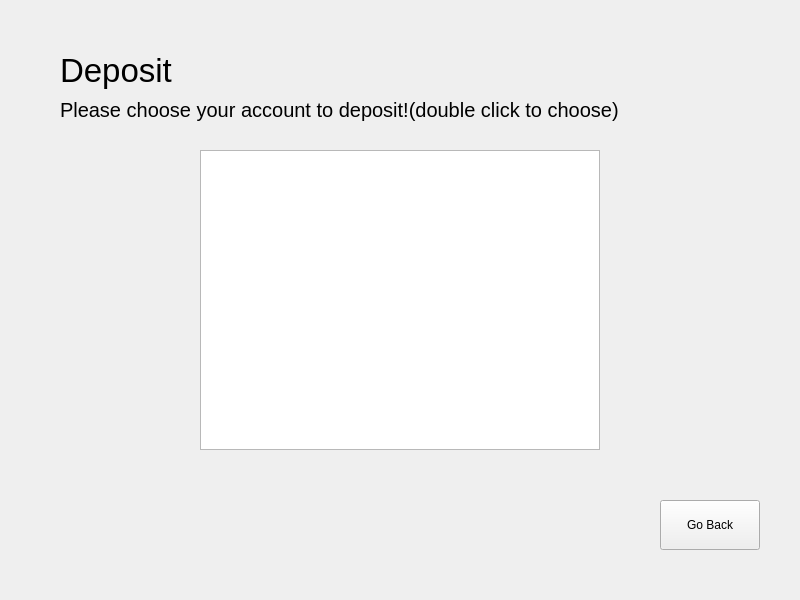
<?xml version="1.0" encoding="UTF-8"?>
<ui version="4.0">
 <class>DepositAccount</class>
 <widget class="QWidget" name="DepositAccount">
  <property name="geometry">
   <rect>
    <x>0</x>
    <y>0</y>
    <width>800</width>
    <height>600</height>
   </rect>
  </property>
  <property name="font">
   <font>
    <family>Arial</family>
   </font>
  </property>
  <property name="windowTitle">
   <string>Form</string>
  </property>
  <widget class="QPushButton" name="goBackButton">
   <property name="geometry">
    <rect>
     <x>660</x>
     <y>500</y>
     <width>100</width>
     <height>50</height>
    </rect>
   </property>
   <property name="text">
    <string>Go Back</string>
   </property>
  </widget>
  <widget class="QLabel" name="label">
   <property name="geometry">
    <rect>
     <x>60</x>
     <y>40</y>
     <width>421</width>
     <height>60</height>
    </rect>
   </property>
   <property name="font">
    <font>
     <family>Arial</family>
     <pointsize>25</pointsize>
    </font>
   </property>
   <property name="text">
    <string>Deposit</string>
   </property>
   <property name="alignment">
    <set>Qt::AlignmentFlag::AlignLeading|Qt::AlignmentFlag::AlignLeft|Qt::AlignmentFlag::AlignVCenter</set>
   </property>
  </widget>
  <widget class="QListWidget" name="accountList">
   <property name="geometry">
    <rect>
     <x>200</x>
     <y>150</y>
     <width>400</width>
     <height>300</height>
    </rect>
   </property>
  </widget>
  <widget class="QLabel" name="message">
   <property name="geometry">
    <rect>
     <x>60</x>
     <y>90</y>
     <width>571</width>
     <height>40</height>
    </rect>
   </property>
   <property name="font">
    <font>
     <family>Arial</family>
     <pointsize>15</pointsize>
    </font>
   </property>
   <property name="text">
    <string>Please choose your account to deposit!(double click to choose)</string>
   </property>
  </widget>
 </widget>
 <resources/>
 <connections/>
</ui>
